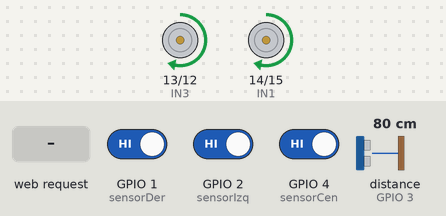
Simulated run of this sketch. Board: ESP32. Shown: motor-driver pin pairs drawn as motors (green arrow = first pin HIGH = forward, orange = second pin HIGH = backward, longer = more drive). Wiring (inferred from the names in the program): ultrasonic range finder: trigger GPIO 0; echo GPIO 3. Inputs (shaded band) come from the test bench; at power-on: GPIO 1 (sensorDer) HIGH, GPIO 2 (sensorIzq) HIGH, GPIO 4 (sensorCen) HIGH, distance to the obstacle (sensor on GPIO 3) 80 cm. The echo pulse lasts 58.3 µs per cm; WiFi joins after 1.5 s; servers stay silent unless stated; what the sketch prints to the serial monitor is not drawn.

Above: at 2.7 s.
2.8 s: GPIO 1 (sensorDer) driven LOW
At 3.8 s:
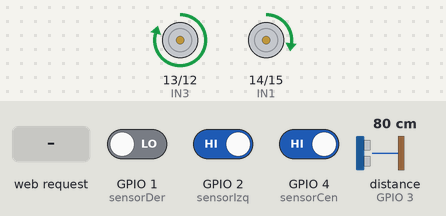
4.3 s: GPIO 2 (sensorIzq) driven LOW
At 4.9 s:
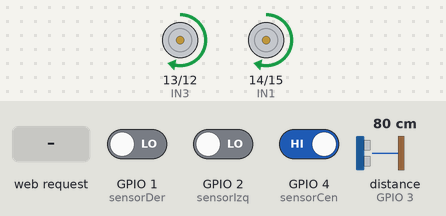
5.8 s: GPIO 4 (sensorCen) driven LOW
At 7.0 s:
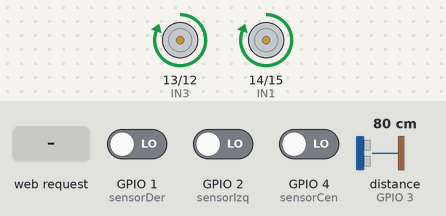
7.3 s: HTTP request GET /A received
At 7.7 s:
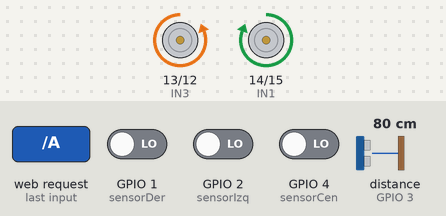
9.4 s: HTTP request GET /B received
At 9.8 s:
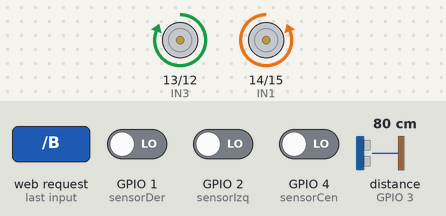
11.5 s: GPIO 2 (sensorIzq) driven HIGH
At 12.7 s:
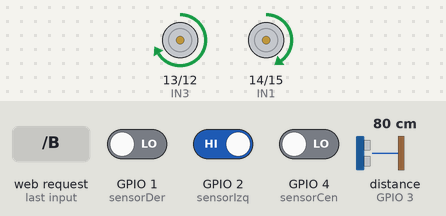
Timing chart, 0 to 14.0 s (numbered marks = the images above; inputs shaded):
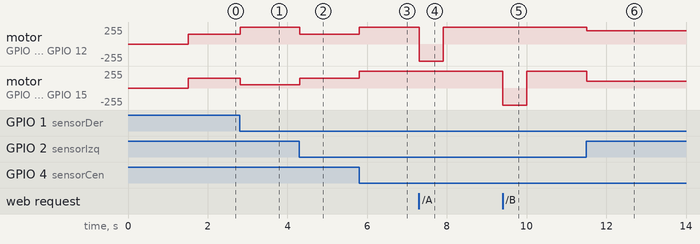

Measured:
- after the input at 2.8 s, motor on GPIO 13 (IN3) / GPIO 12 (IN4): forward 150/255 → forward 250/255 at once; motor on GPIO 14 (IN1) / GPIO 15 (IN2): forward 150/255 → forward 50/255 at once
- after the input at 4.3 s, motor on GPIO 13 (IN3) / GPIO 12 (IN4): forward 250/255 → forward 150/255 at once; motor on GPIO 14 (IN1) / GPIO 15 (IN2): forward 50/255 → forward 150/255 at once
- after the input at 5.8 s, motor on GPIO 13 (IN3) / GPIO 12 (IN4), motor on GPIO 14 (IN1) / GPIO 15 (IN2): forward 150/255 → forward 255/255 at once
- after the input at 7.3 s, motor on GPIO 13 (IN3) / GPIO 12 (IN4): forward 255/255 → backward 255/255 at once, → forward 255/255 0.60 s later
- after the input at 9.4 s, motor on GPIO 14 (IN1) / GPIO 15 (IN2): forward 255/255 → backward 255/255 at once, → forward 255/255 0.60 s later
- after the input at 11.5 s, motor on GPIO 13 (IN3) / GPIO 12 (IN4): forward 255/255 → forward 200/255 at once; motor on GPIO 14 (IN1) / GPIO 15 (IN2): forward 255/255 → forward 100/255 at once

The sketch:

carro_robotico_guia.ino
```cpp
#include <WiFi.h>
#include <WebServer.h>

// Pines de sensores FC-51
const int sensorIzq = 2;
const int sensorCen = 4;
const int sensorDer = 1;

// Pines del driver L298N
const int IN1 = 14;
const int IN2 = 15;
const int IN3 = 13;
const int IN4 = 12;

// Pines del sensor ultrasónico
const int TRIG_PIN = 0;
const int ECHO_PIN = 3;

// WiFi
const char* ssid = "DENILAYDA 2.4G";
const char* password = "41918661";

WebServer server(80);
String destino = "N";

// Variables para controlador PD
int error = 0;
int lastError = 0;
float Kp = 50;  // Proporcional
float Kd = 30;  // Derivativa

// -------------------- SETUP --------------------
void setup() {
  Serial.begin(115200);

  pinMode(sensorIzq, INPUT);
  pinMode(sensorCen, INPUT);
  pinMode(sensorDer, INPUT);

  pinMode(IN1, OUTPUT);
  pinMode(IN2, OUTPUT);
  pinMode(IN3, OUTPUT);
  pinMode(IN4, OUTPUT);

  pinMode(TRIG_PIN, OUTPUT);
  pinMode(ECHO_PIN, INPUT);

  conectarWiFi();
  configurarServidor();

  Serial.println("Listo para seguir línea...");
}

// -------------------- LOOP --------------------
void loop() {
  server.handleClient();

  int izq = digitalRead(sensorIzq);
  int cen = digitalRead(sensorCen);
  int der = digitalRead(sensorDer);
  float distancia = medirDistancia();

  if (distancia < 10) {
    detener();
    return;
  }

  // Si está en cruce, decidir según destino
  if (cen == LOW && izq == LOW && der == LOW) {
    if (destino == "A") {
      girarArriba();
      destino = "N";
    } else if (destino == "B") {
      girarAbajo();
      destino = "N";
    } else if (destino == "C") {
      girarIzquierdaLargo();
      destino = "N";
    } else {
      avanzar();
    }
    return;
  }

  // Controlador PD para seguir la línea
  if (izq == LOW && cen == HIGH && der == HIGH) error = -2;
  else if (izq == LOW && cen == LOW && der == HIGH) error = -1;
  else if (izq == HIGH && cen == LOW && der == HIGH) error = 0;
  else if (izq == HIGH && cen == LOW && der == LOW) error = 1;
  else if (izq == HIGH && cen == HIGH && der == LOW) error = 2;
  else error = 0;

  int output = Kp * error + Kd * (error - lastError);
  lastError = error;

  ajustarMotores(output);
}

// -------------------- MOTORES --------------------
void avanzar() {
  digitalWrite(IN1, HIGH); digitalWrite(IN2, LOW);
  digitalWrite(IN3, HIGH); digitalWrite(IN4, LOW);
}

void detener() {
  digitalWrite(IN1, LOW); digitalWrite(IN2, LOW);
  digitalWrite(IN3, LOW); digitalWrite(IN4, LOW);
}

void girarIzquierda() {
  digitalWrite(IN1, LOW); digitalWrite(IN2, HIGH);
  digitalWrite(IN3, HIGH); digitalWrite(IN4, LOW);
}

void girarDerecha() {
  digitalWrite(IN1, HIGH); digitalWrite(IN2, LOW);
  digitalWrite(IN3, LOW); digitalWrite(IN4, HIGH);
}

void girarArriba() {
  girarDerecha(); delay(600);
  avanzar(); delay(500);
}

void girarAbajo() {
  girarIzquierda(); delay(600);
  avanzar(); delay(500);
}

void girarIzquierdaLargo() {
  girarIzquierda(); delay(1000);
  avanzar(); delay(500);
}

void ajustarMotores(int correccion) {
  int baseSpeed = 150;
  int velocidadIzq = constrain(baseSpeed - correccion, 0, 255);
  int velocidadDer = constrain(baseSpeed + correccion, 0, 255);

  // Motor izquierdo
  analogWrite(IN1, velocidadIzq);
  digitalWrite(IN2, LOW);

  // Motor derecho
  analogWrite(IN3, velocidadDer);
  digitalWrite(IN4, LOW);
}

// -------------------- ULTRASONIDO --------------------
float medirDistancia() {
  digitalWrite(TRIG_PIN, LOW);
  delayMicroseconds(2);
  digitalWrite(TRIG_PIN, HIGH);
  delayMicroseconds(10);
  digitalWrite(TRIG_PIN, LOW);
  long duracion = pulseIn(ECHO_PIN, HIGH, 20000);
  return duracion * 0.034 / 2;
}

// -------------------- WIFI --------------------
void conectarWiFi() {
  Serial.print("Conectando a WiFi: ");
  Serial.println(ssid);
  WiFi.begin(ssid, password);

  int intentos = 0;
  while (WiFi.status() != WL_CONNECTED) {
    delay(500);
    Serial.print(".");
    if (++intentos > 20) {
      Serial.println("\nError de conexión. Reiniciando...");
      ESP.restart();
    }
  }

  Serial.println("\n¡Conectado!");
  Serial.print("Dirección IP: ");
  Serial.println(WiFi.localIP());
}

// -------------------- SERVIDOR WEB --------------------
void configurarServidor() {
  server.on("/", []() {
    String html = "<html><body><h1>Selecciona un salón</h1>";
    html += "<a href='/A'><button style='font-size:24px;'>Salón A</button></a><br><br>";
    html += "<a href='/B'><button style='font-size:24px;'>Salón B</button></a><br><br>";
    html += "<a href='/C'><button style='font-size:24px;'>Salón C</button></a><br><br>";
    html += "</body></html>";
    server.send(200, "text/html", html);
  });

  server.on("/A", []() {
    destino = "A";
    server.send(200, "text/plain", "Dirigiéndose a Salón A...");
  });

  server.on("/B", []() {
    destino = "B";
    server.send(200, "text/plain", "Dirigiéndose a Salón B...");
  });

  server.on("/C", []() {
    destino = "C";
    server.send(200, "text/plain", "Dirigiéndose a Salón C...");
  });

  server.begin();
  Serial.println("Servidor web iniciado.");
}
```
